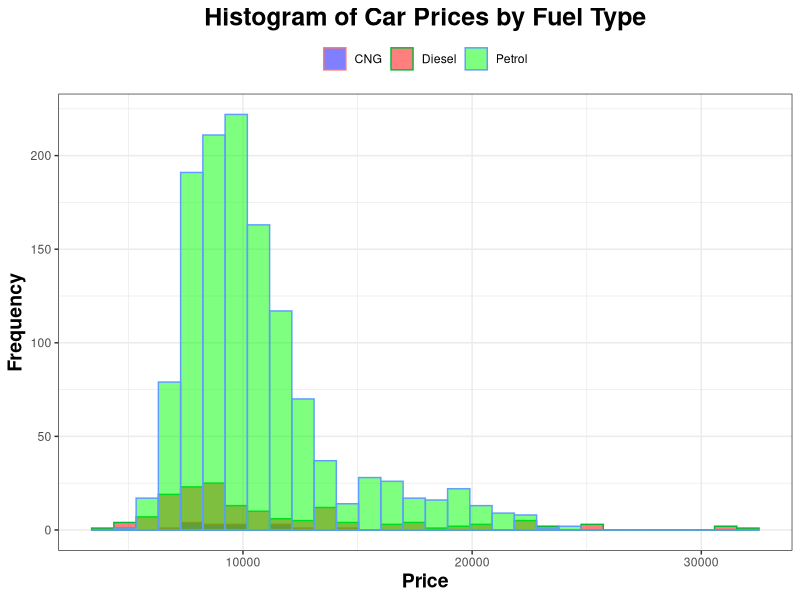

The R script that drew this image:
library(ggplot2)

car_data <- read.csv("data/car_data.csv")

plot <- ggplot(car_data, aes(x = Price, fill = Fuel_Type, color = Fuel_Type)) +
    geom_histogram(position = "identity", alpha = 0.5, bins = 30) +
    labs(
        title = "Histogram of Car Prices by Fuel Type",
        x = "Price",
        y = "Frequency",
        fill = "Fuel Type",
        color = "Fuel Type"
    ) +
    theme_bw() +
    theme(
        plot.title = element_text(hjust = 0.5, face = "bold", size = 18),
        axis.title.x = element_text(face = "bold", size = 14),
        axis.title.y = element_text(face = "bold", size = 14),
        legend.position = "top",
        legend.title = element_blank(),
        strip.background = element_blank(),
        strip.text = element_text(size = 14, face = "bold")
    ) +
    scale_fill_manual(values = c(
        "Petrol" = "green",
        "Diesel" = "red",
        "CNG" = "blue"
    ))

ggsave(
    filename = "figures/histogram_of_prices_by_fuel_type.png",
    plot = plot,
    width = 10,
    height = 6
)
